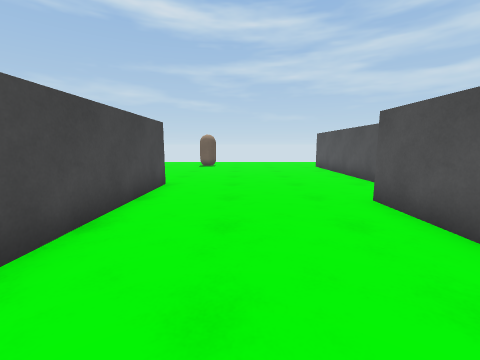
View 1 (above)

21 first-person views from a walk through a 3-D level made in the Unity game engine. The camera is 1.2 m above the floor, tilts 8° down and sees 90° across. The floor is counted in squares, 1 m on a side. Each view is taken from the middle of a square. On the plan, view 1 faces up. The plan holds only what a view shows up to about 12 squares ahead; the rest is blank. The place goes on beyond the plan.

View 2
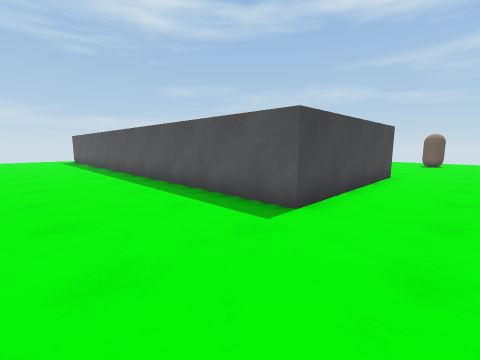

View 3
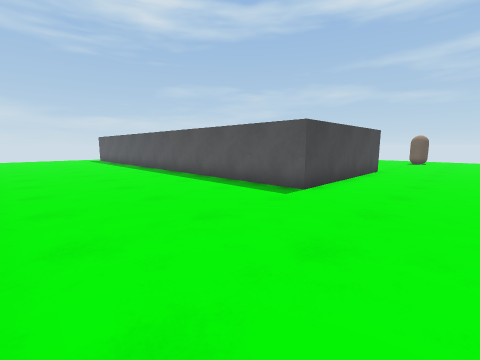

View 4
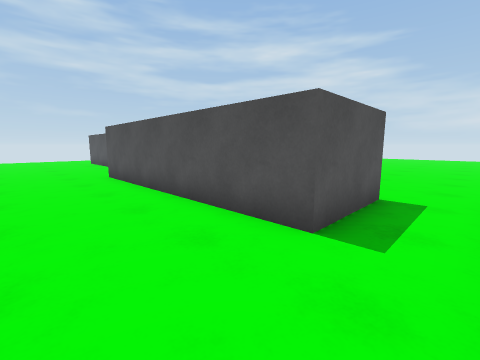

View 5
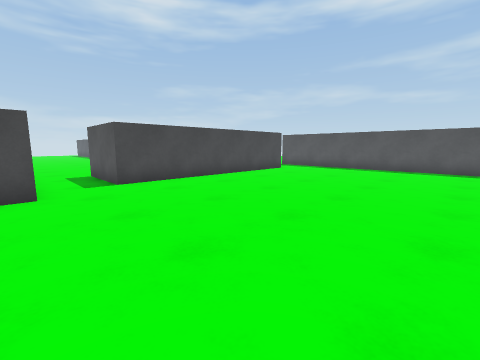

View 6
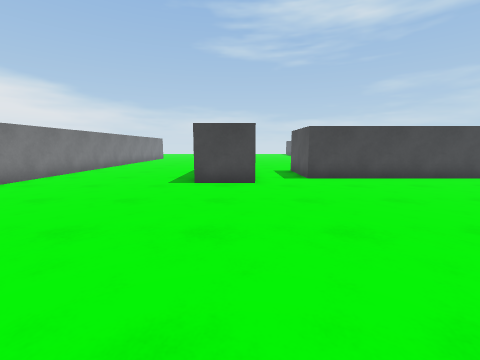

View 7
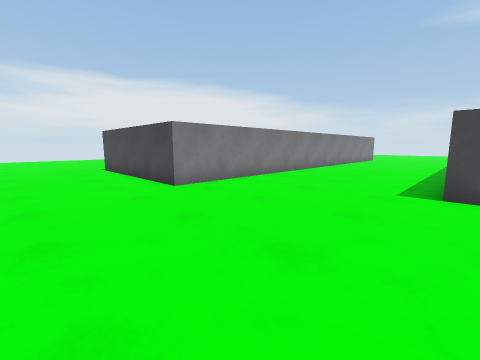

View 8
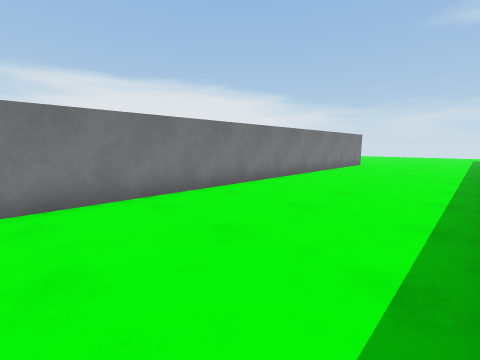

View 9
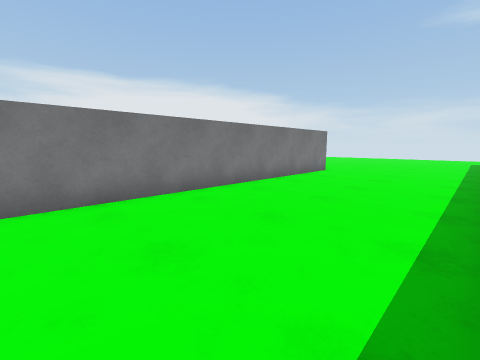

View 10
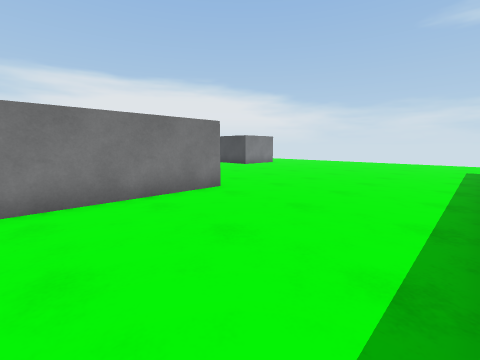

View 11
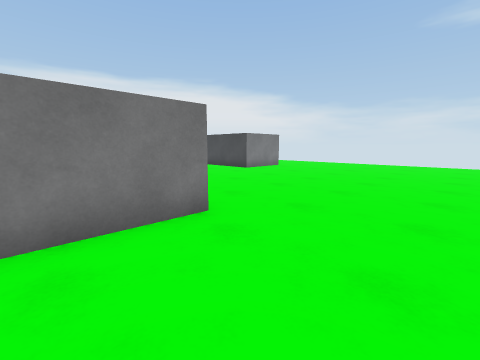

View 12
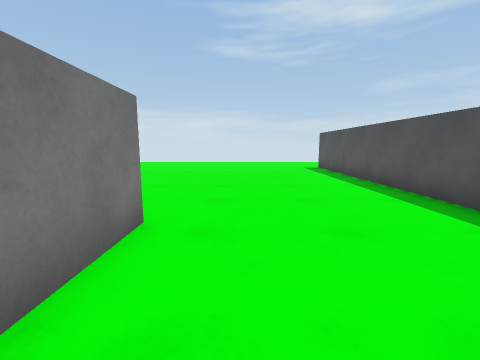

View 13
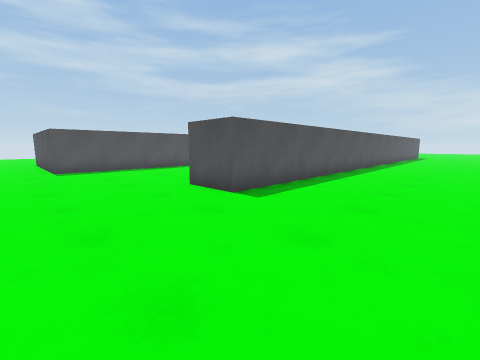

View 14
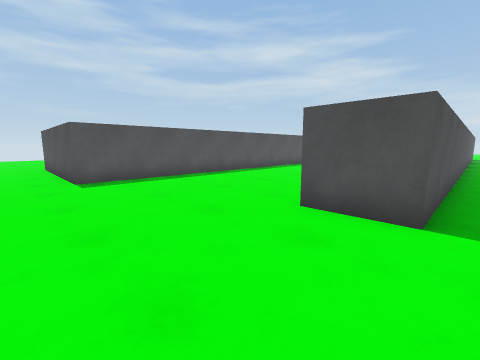

View 15
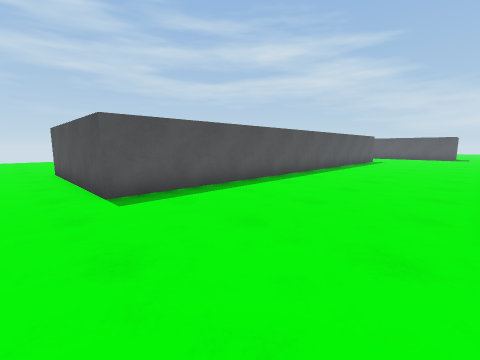

View 16
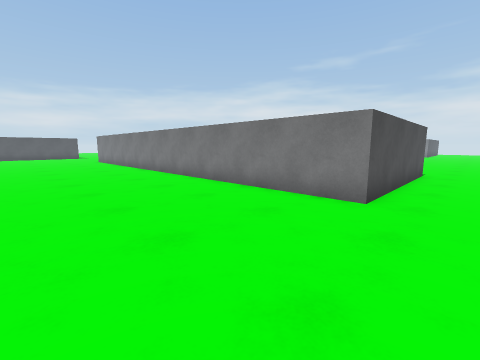

View 17
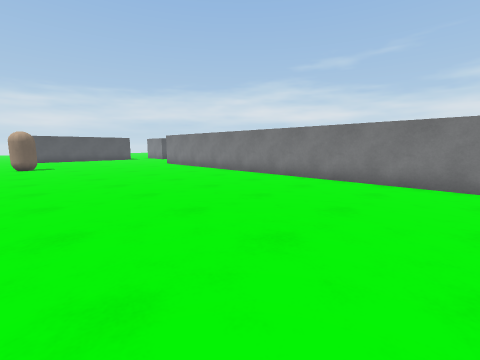

View 18
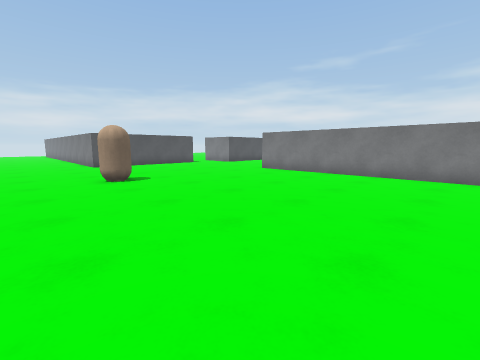

View 19
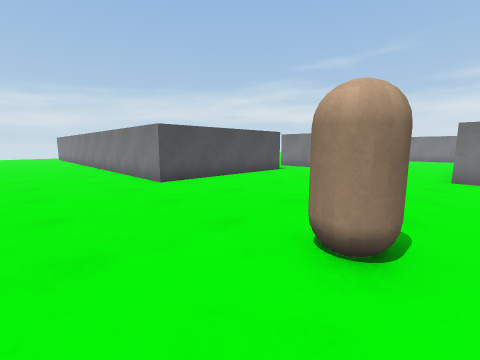

View 20
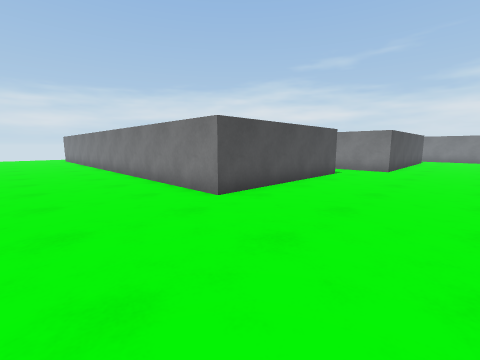

View 21
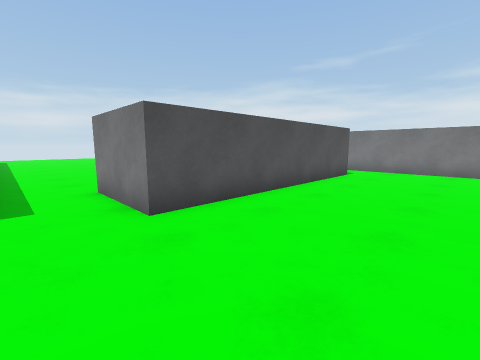

### Floor plan
Points are (right, up) in squares from view 1. A wall is a line through its corners. A room is listed if a view was taken in it or the views show most of it. See-through windows are left out.
Room 1 (views 1, 2, 3, 4, 5, 6, 7, 8, 9, 10, 11, 12, 13, 14, 15, 16, 17, 18, 19, 20, 21)
walls: (-1.1, -5.5) (3.8, -5.5); (-3, 7.7) (-2.4, 7.7) (-2.4, 0.9) (-21.4, 0.9) (-21.4, 7.7) (-4.1, 7.7); (-6.4, -7.5) (-18.8, -7.5) (-18.8, -5.5); (6, 3.2) (6, -3.5) (3, -3.5) (3, 5.2) (6.1, 5.2); (4.5, 7.5) (4.5, 14.3) (13.5, 14.3); (7.2, -5.4) (7.2, -7.5); (-8.8, -13.5) (10.3, -13.5) (10.3, -15.5); (14.1, 7.5) (10.2, 7.5)
objects: other object (-2, 15) to (-2, 16)

Positions as (right, up) in squares from view 1, and headings:
1: (0, 0), facing up
2: (0, -3), facing up-left
3: (1, -5), facing up-left
4: (0, -5), facing up-right
5: (14, -6), facing up-left
6: (15, -6), facing left
7: (14, -7), facing down-left
8: (8, -8), facing down-left
9: (3, -8), facing down-left
10: (-4, -8), facing down-left
11: (-6, -10), facing down-left
12: (-5, -12), facing left
13: (-23, -12), facing up-right
14: (-23, -8), facing up-right
15: (-23, -5), facing up-right
16: (-23, 13), facing down-right
17: (-18, 16), facing down-right
18: (-11, 18), facing down-right
19: (-3, 18), facing down-right
20: (0, 18), facing down-right
21: (-1, 7), facing down-right
